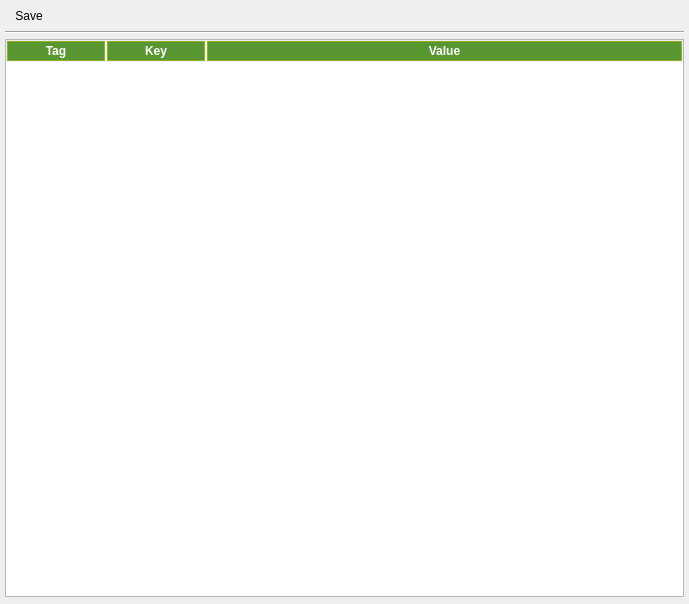
<?xml version="1.0" encoding="UTF-8"?>
<ui version="4.0">
 <class>FmvMetadata</class>
 <widget class="QDockWidget" name="FmvMetadata">
  <property name="geometry">
   <rect>
    <x>0</x>
    <y>0</y>
    <width>689</width>
    <height>604</height>
   </rect>
  </property>
  <property name="locale">
   <locale language="English" country="UnitedStates"/>
  </property>
  <property name="windowTitle">
   <string>&amp;Metadata</string>
  </property>
  <widget class="QWidget" name="dockWidgetContents">
   <property name="minimumSize">
    <size>
     <width>300</width>
     <height>0</height>
    </size>
   </property>
   <layout class="QVBoxLayout" name="verticalLayout">
    <property name="spacing">
     <number>5</number>
    </property>
    <property name="leftMargin">
     <number>5</number>
    </property>
    <property name="topMargin">
     <number>7</number>
    </property>
    <property name="rightMargin">
     <number>5</number>
    </property>
    <property name="bottomMargin">
     <number>7</number>
    </property>
    <item>
     <widget class="QMenuBar" name="menubarwidget">
      <property name="styleSheet">
       <string notr="true">QMenuBar {
    background-color: transparent;
}</string>
      </property>
      <widget class="QMenu" name="menuSave">
       <property name="enabled">
        <bool>true</bool>
       </property>
       <property name="title">
        <string>Save</string>
       </property>
       <addaction name="actionSave_as_PDF"/>
       <addaction name="actionSave_as_CSV"/>
      </widget>
      <addaction name="menuSave"/>
     </widget>
    </item>
    <item>
     <widget class="Line" name="line">
      <property name="orientation">
       <enum>Qt::Horizontal</enum>
      </property>
     </widget>
    </item>
    <item>
     <widget class="QTableWidget" name="VManager">
      <property name="focusPolicy">
       <enum>Qt::NoFocus</enum>
      </property>
      <property name="styleSheet">
       <string notr="true">QHeaderView::section
{
spacing: 10px;
background-color: rgb(88,150,50);
color: white;
border: 1px solid  rgb(147,176,35);
margin: 1px;
text-align: center;
font-family: arial;
font-weight: bold;
}

QTableView
 {
 alternate-background-color: rgb(221, 233, 237); 
 background-color: none;
font-weight: bold;
color: rgb(56, 95, 107);
 }</string>
      </property>
      <property name="editTriggers">
       <set>QAbstractItemView::NoEditTriggers</set>
      </property>
      <property name="alternatingRowColors">
       <bool>true</bool>
      </property>
      <property name="selectionMode">
       <enum>QAbstractItemView::NoSelection</enum>
      </property>
      <property name="selectionBehavior">
       <enum>QAbstractItemView::SelectColumns</enum>
      </property>
      <property name="textElideMode">
       <enum>Qt::ElideMiddle</enum>
      </property>
      <property name="cornerButtonEnabled">
       <bool>false</bool>
      </property>
      <attribute name="horizontalHeaderVisible">
       <bool>true</bool>
      </attribute>
      <attribute name="horizontalHeaderStretchLastSection">
       <bool>true</bool>
      </attribute>
      <attribute name="verticalHeaderVisible">
       <bool>false</bool>
      </attribute>
      <attribute name="verticalHeaderStretchLastSection">
       <bool>false</bool>
      </attribute>
      <column>
       <property name="text">
        <string>Tag</string>
       </property>
       <property name="font">
        <font>
         <stylestrategy>PreferAntialias</stylestrategy>
        </font>
       </property>
      </column>
      <column>
       <property name="text">
        <string>Key</string>
       </property>
       <property name="font">
        <font>
         <stylestrategy>PreferAntialias</stylestrategy>
        </font>
       </property>
      </column>
      <column>
       <property name="text">
        <string>Value</string>
       </property>
       <property name="font">
        <font>
         <stylestrategy>PreferAntialias</stylestrategy>
        </font>
       </property>
      </column>
     </widget>
    </item>
   </layout>
  </widget>
  <action name="actionSave_as_PDF">
   <property name="icon">
    <iconset resource="resources.qrc">
     <normaloff>:/imgFMV/images/pdf.png</normaloff>:/imgFMV/images/pdf.png</iconset>
   </property>
   <property name="text">
    <string>&amp;Save as PDF</string>
   </property>
   <property name="shortcut">
    <string>Ctrl+Shift+P</string>
   </property>
  </action>
  <action name="actionSave_as_CSV">
   <property name="icon">
    <iconset resource="resources.qrc">
     <normaloff>:/imgFMV/images/csv.png</normaloff>:/imgFMV/images/csv.png</iconset>
   </property>
   <property name="text">
    <string>Save as &amp;CSV</string>
   </property>
   <property name="shortcut">
    <string>Ctrl+Shift+C</string>
   </property>
  </action>
 </widget>
 <resources>
  <include location="resources.qrc"/>
 </resources>
 <connections>
  <connection>
   <sender>actionSave_as_CSV</sender>
   <signal>triggered()</signal>
   <receiver>FmvMetadata</receiver>
   <slot>SaveACSV()</slot>
   <hints>
    <hint type="sourcelabel">
     <x>-1</x>
     <y>-1</y>
    </hint>
    <hint type="destinationlabel">
     <x>255</x>
     <y>179</y>
    </hint>
   </hints>
  </connection>
  <connection>
   <sender>actionSave_as_PDF</sender>
   <signal>triggered()</signal>
   <receiver>FmvMetadata</receiver>
   <slot>SaveAsPDF()</slot>
   <hints>
    <hint type="sourcelabel">
     <x>-1</x>
     <y>-1</y>
    </hint>
    <hint type="destinationlabel">
     <x>255</x>
     <y>179</y>
    </hint>
   </hints>
  </connection>
 </connections>
 <slots>
  <slot>SaveAsPDF()</slot>
  <slot>SaveACSV()</slot>
 </slots>
</ui>
